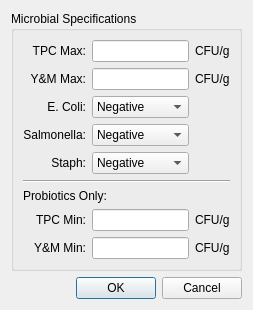
<?xml version="1.0" encoding="UTF-8"?>
<ui version="4.0">
 <class>Dialog</class>
 <widget class="QDialog" name="Dialog">
  <property name="geometry">
   <rect>
    <x>0</x>
    <y>0</y>
    <width>253</width>
    <height>284</height>
   </rect>
  </property>
  <property name="windowTitle">
   <string>Dialog</string>
  </property>
  <layout class="QGridLayout" name="gridLayout">
   <item row="0" column="0">
    <widget class="QGroupBox" name="groupBox">
     <property name="title">
      <string>Microbial Specifications</string>
     </property>
     <layout class="QGridLayout" name="gridLayout_2">
      <item row="0" column="0">
       <widget class="QLabel" name="label">
        <property name="text">
         <string>TPC Max:</string>
        </property>
        <property name="alignment">
         <set>Qt::AlignRight|Qt::AlignTrailing|Qt::AlignVCenter</set>
        </property>
       </widget>
      </item>
      <item row="0" column="1">
       <widget class="QLineEdit" name="is_tpc_maxLE"/>
      </item>
      <item row="0" column="2">
       <widget class="QLabel" name="label_9">
        <property name="text">
         <string>CFU/g</string>
        </property>
       </widget>
      </item>
      <item row="1" column="0">
       <widget class="QLabel" name="label_2">
        <property name="text">
         <string>Y&amp;M Max:</string>
        </property>
        <property name="alignment">
         <set>Qt::AlignRight|Qt::AlignTrailing|Qt::AlignVCenter</set>
        </property>
       </widget>
      </item>
      <item row="1" column="1">
       <widget class="QLineEdit" name="is_ym_maxLE"/>
      </item>
      <item row="1" column="2">
       <widget class="QLabel" name="label_10">
        <property name="text">
         <string>CFU/g</string>
        </property>
       </widget>
      </item>
      <item row="2" column="0">
       <widget class="QLabel" name="label_3">
        <property name="text">
         <string>E. Coli:</string>
        </property>
        <property name="alignment">
         <set>Qt::AlignRight|Qt::AlignTrailing|Qt::AlignVCenter</set>
        </property>
       </widget>
      </item>
      <item row="2" column="1">
       <widget class="QComboBox" name="is_ecoliCombo">
        <item>
         <property name="text">
          <string>Negative</string>
         </property>
        </item>
        <item>
         <property name="text">
          <string>Not Tested</string>
         </property>
        </item>
        <item>
         <property name="text">
          <string>Positive</string>
         </property>
        </item>
       </widget>
      </item>
      <item row="3" column="0">
       <widget class="QLabel" name="label_4">
        <property name="text">
         <string>Salmonella:</string>
        </property>
        <property name="alignment">
         <set>Qt::AlignRight|Qt::AlignTrailing|Qt::AlignVCenter</set>
        </property>
       </widget>
      </item>
      <item row="3" column="1">
       <widget class="QComboBox" name="is_salmonellaCombo">
        <item>
         <property name="text">
          <string>Negative</string>
         </property>
        </item>
        <item>
         <property name="text">
          <string>Not Tested</string>
         </property>
        </item>
        <item>
         <property name="text">
          <string>Positive</string>
         </property>
        </item>
       </widget>
      </item>
      <item row="4" column="0">
       <widget class="QLabel" name="label_5">
        <property name="text">
         <string>Staph:</string>
        </property>
        <property name="alignment">
         <set>Qt::AlignRight|Qt::AlignTrailing|Qt::AlignVCenter</set>
        </property>
       </widget>
      </item>
      <item row="4" column="1">
       <widget class="QComboBox" name="is_staphCombo">
        <item>
         <property name="text">
          <string>Negative</string>
         </property>
        </item>
        <item>
         <property name="text">
          <string>Not Tested</string>
         </property>
        </item>
        <item>
         <property name="text">
          <string>Positive</string>
         </property>
        </item>
       </widget>
      </item>
      <item row="5" column="0" colspan="3">
       <widget class="Line" name="line">
        <property name="orientation">
         <enum>Qt::Horizontal</enum>
        </property>
       </widget>
      </item>
      <item row="6" column="0" colspan="2">
       <widget class="QLabel" name="label_6">
        <property name="text">
         <string>Probiotics Only:</string>
        </property>
       </widget>
      </item>
      <item row="7" column="0">
       <widget class="QLabel" name="label_7">
        <property name="text">
         <string>TPC Min:</string>
        </property>
        <property name="alignment">
         <set>Qt::AlignRight|Qt::AlignTrailing|Qt::AlignVCenter</set>
        </property>
       </widget>
      </item>
      <item row="7" column="1">
       <widget class="QLineEdit" name="is_tpc_minLE"/>
      </item>
      <item row="7" column="2">
       <widget class="QLabel" name="label_11">
        <property name="text">
         <string>CFU/g</string>
        </property>
       </widget>
      </item>
      <item row="8" column="0">
       <widget class="QLabel" name="label_8">
        <property name="text">
         <string>Y&amp;M Min:</string>
        </property>
        <property name="alignment">
         <set>Qt::AlignRight|Qt::AlignTrailing|Qt::AlignVCenter</set>
        </property>
       </widget>
      </item>
      <item row="8" column="1">
       <widget class="QLineEdit" name="is_ym_minLE"/>
      </item>
      <item row="8" column="2">
       <widget class="QLabel" name="label_12">
        <property name="text">
         <string>CFU/g</string>
        </property>
       </widget>
      </item>
     </layout>
    </widget>
   </item>
   <item row="1" column="0">
    <widget class="QDialogButtonBox" name="acceptB">
     <property name="orientation">
      <enum>Qt::Horizontal</enum>
     </property>
     <property name="standardButtons">
      <set>QDialogButtonBox::Cancel|QDialogButtonBox::Ok</set>
     </property>
    </widget>
   </item>
  </layout>
 </widget>
 <tabstops>
  <tabstop>is_tpc_maxLE</tabstop>
  <tabstop>is_ym_maxLE</tabstop>
  <tabstop>is_ecoliCombo</tabstop>
  <tabstop>is_salmonellaCombo</tabstop>
  <tabstop>is_staphCombo</tabstop>
  <tabstop>is_tpc_minLE</tabstop>
  <tabstop>is_ym_minLE</tabstop>
 </tabstops>
 <resources/>
 <connections>
  <connection>
   <sender>acceptB</sender>
   <signal>accepted()</signal>
   <receiver>Dialog</receiver>
   <slot>accept()</slot>
   <hints>
    <hint type="sourcelabel">
     <x>248</x>
     <y>254</y>
    </hint>
    <hint type="destinationlabel">
     <x>157</x>
     <y>274</y>
    </hint>
   </hints>
  </connection>
  <connection>
   <sender>acceptB</sender>
   <signal>rejected()</signal>
   <receiver>Dialog</receiver>
   <slot>reject()</slot>
   <hints>
    <hint type="sourcelabel">
     <x>316</x>
     <y>260</y>
    </hint>
    <hint type="destinationlabel">
     <x>286</x>
     <y>274</y>
    </hint>
   </hints>
  </connection>
 </connections>
</ui>
